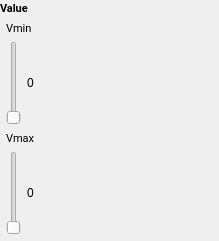
                     <widget class="QFrame" name="value">
                      <property name="frameShape">
                       <enum>QFrame::Shape::NoFrame</enum>
                      </property>
                      <layout class="QVBoxLayout" name="verticalLayout_120">
                       <property name="spacing">
                        <number>0</number>
                       </property>
                       <property name="leftMargin">
                        <number>0</number>
                       </property>
                       <property name="topMargin">
                        <number>0</number>
                       </property>
                       <property name="rightMargin">
                        <number>0</number>
                       </property>
                       <property name="bottomMargin">
                        <number>0</number>
                       </property>
                       <item>
                        <widget class="QFrame" name="valueHeader">
                         <property name="frameShape">
                          <enum>QFrame::Shape::NoFrame</enum>
                         </property>
                         <layout class="QHBoxLayout" name="horizontalLayout_154">
                          <property name="spacing">
                           <number>0</number>
                          </property>
                          <property name="leftMargin">
                           <number>0</number>
                          </property>
                          <property name="topMargin">
                           <number>0</number>
                          </property>
                          <property name="rightMargin">
                           <number>0</number>
                          </property>
                          <property name="bottomMargin">
                           <number>0</number>
                          </property>
                          <item>
                           <widget class="QLabel" name="valueTitle">
                            <property name="font">
                             <font>
                              <family>Roboto</family>
                              <pointsize>8</pointsize>
                              <bold>true</bold>
                             </font>
                            </property>
                            <property name="text">
                             <string>Value</string>
                            </property>
                           </widget>
                          </item>
                          <item>
                           <spacer name="valueHeaderSlider">
                            <property name="orientation">
                             <enum>Qt::Orientation::Vertical</enum>
                            </property>
                            <property name="sizeHint" stdset="0">
                             <size>
                              <width>191</width>
                              <height>15</height>
                             </size>
                            </property>
                           </spacer>
                          </item>
                         </layout>
                        </widget>
                       </item>
                       <item>
                        <widget class="QFrame" name="valueValues">
                         <property name="frameShape">
                          <enum>QFrame::Shape::NoFrame</enum>
                         </property>
                         <layout class="QVBoxLayout" name="verticalLayout_121">
                          <property name="leftMargin">
                           <number>6</number>
                          </property>
                          <property name="topMargin">
                           <number>6</number>
                          </property>
                          <property name="rightMargin">
                           <number>6</number>
                          </property>
                          <property name="bottomMargin">
                           <number>6</number>
                          </property>
                          <item>
                           <layout class="QVBoxLayout" name="valueMin">
                            <item>
                             <widget class="QLabel" name="valueMinLabel">
                              <property name="font">
                               <font>
                                <family>Roboto</family>
                                <pointsize>8</pointsize>
                               </font>
                              </property>
                              <property name="text">
                               <string>Vmin</string>
                              </property>
                              <property name="scaledContents">
                               <bool>true</bool>
                              </property>
                             </widget>
                            </item>
                            <item>
                             <widget class="QFrame" name="valueMinContents">
                              <property name="frameShape">
                               <enum>QFrame::Shape::NoFrame</enum>
                              </property>
                              <layout class="QHBoxLayout" name="horizontalLayout_155">
                               <property name="spacing">
                                <number>6</number>
                               </property>
                               <property name="leftMargin">
                                <number>0</number>
                               </property>
                               <property name="topMargin">
                                <number>0</number>
                               </property>
                               <property name="rightMargin">
                                <number>0</number>
                               </property>
                               <property name="bottomMargin">
                                <number>0</number>
                               </property>
                               <item>
                                <widget class="QSlider" name="valueMinSlider">
                                 <property name="cursor">
                                  <cursorShape>PointingHandCursor</cursorShape>
                                 </property>
                                 <property name="maximum">
                                  <number>255</number>
                                 </property>
                                 <property name="value">
                                  <number>0</number>
                                 </property>
                                 <property name="tickPosition">
                                  <enum>QSlider::TickPosition::NoTicks</enum>
                                 </property>
                                 <property name="tickInterval">
                                  <number>10</number>
                                 </property>
                                </widget>
                               </item>
                               <item>
                                <widget class="QLabel" name="valueMinValue">
                                 <property name="text">
                                  <string>0</string>
                                 </property>
                                 <property name="scaledContents">
                                  <bool>true</bool>
                                 </property>
                                </widget>
                               </item>
                              </layout>
                             </widget>
                            </item>
                           </layout>
                          </item>
                          <item>
                           <layout class="QVBoxLayout" name="valueMax">
                            <item>
                             <widget class="QLabel" name="valueMaxLabel">
                              <property name="font">
                               <font>
                                <family>Roboto</family>
                                <pointsize>8</pointsize>
                               </font>
                              </property>
                              <property name="text">
                               <string>Vmax</string>
                              </property>
                              <property name="scaledContents">
                               <bool>true</bool>
                              </property>
                             </widget>
                            </item>
                            <item>
                             <widget class="QFrame" name="valueMaxContents">
                              <property name="frameShape">
                               <enum>QFrame::Shape::NoFrame</enum>
                              </property>
                              <layout class="QHBoxLayout" name="horizontalLayout_156">
                               <property name="spacing">
                                <number>6</number>
                               </property>
                               <property name="leftMargin">
                                <number>0</number>
                               </property>
                               <property name="topMargin">
                                <number>0</number>
                               </property>
                               <property name="rightMargin">
                                <number>0</number>
                               </property>
                               <property name="bottomMargin">
                                <number>0</number>
                               </property>
                               <item>
                                <widget class="QSlider" name="valueMaxSlider">
                                 <property name="cursor">
                                  <cursorShape>PointingHandCursor</cursorShape>
                                 </property>
                                 <property name="maximum">
                                  <number>255</number>
                                 </property>
                                 <property name="value">
                                  <number>0</number>
                                 </property>
                                 <property name="tickPosition">
                                  <enum>QSlider::TickPosition::NoTicks</enum>
                                 </property>
                                 <property name="tickInterval">
                                  <number>10</number>
                                 </property>
                                </widget>
                               </item>
                               <item>
                                <widget class="QLabel" name="valueMaxValue">
                                 <property name="text">
                                  <string>0</string>
                                 </property>
                                 <property name="scaledContents">
                                  <bool>true</bool>
                                 </property>
                                </widget>
                               </item>
                              </layout>
                             </widget>
                            </item>
                           </layout>
                          </item>
                         </layout>
                        </widget>
                       </item>
                      </layout>
                     </widget>
